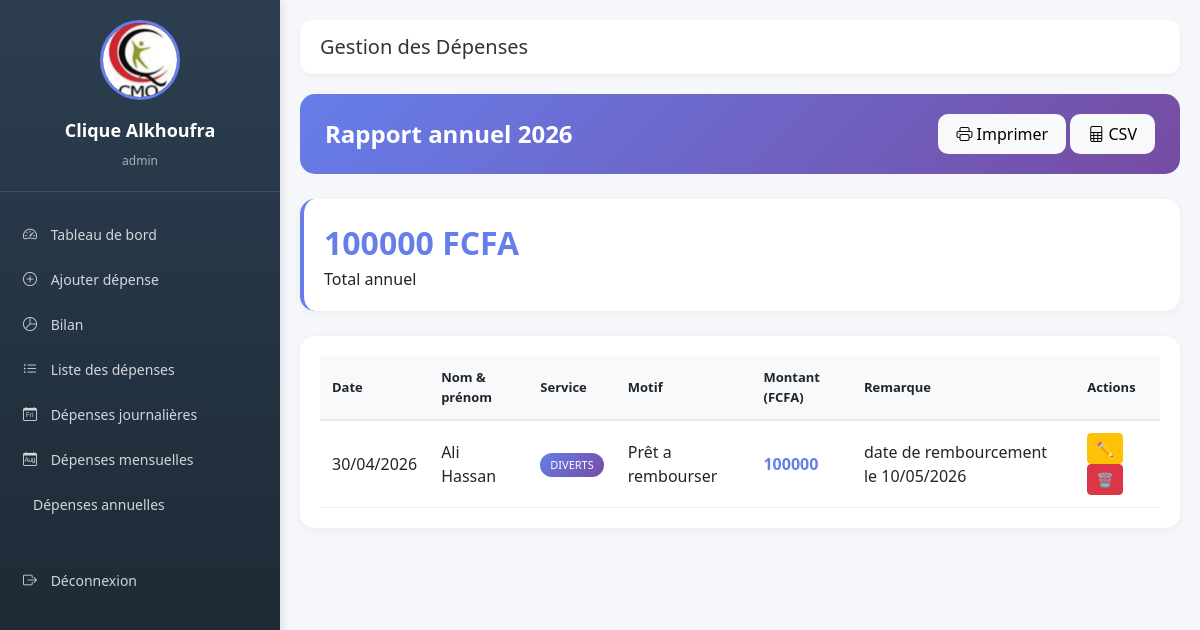
The page /annuel/ (signed in) on the database as committed earlier.
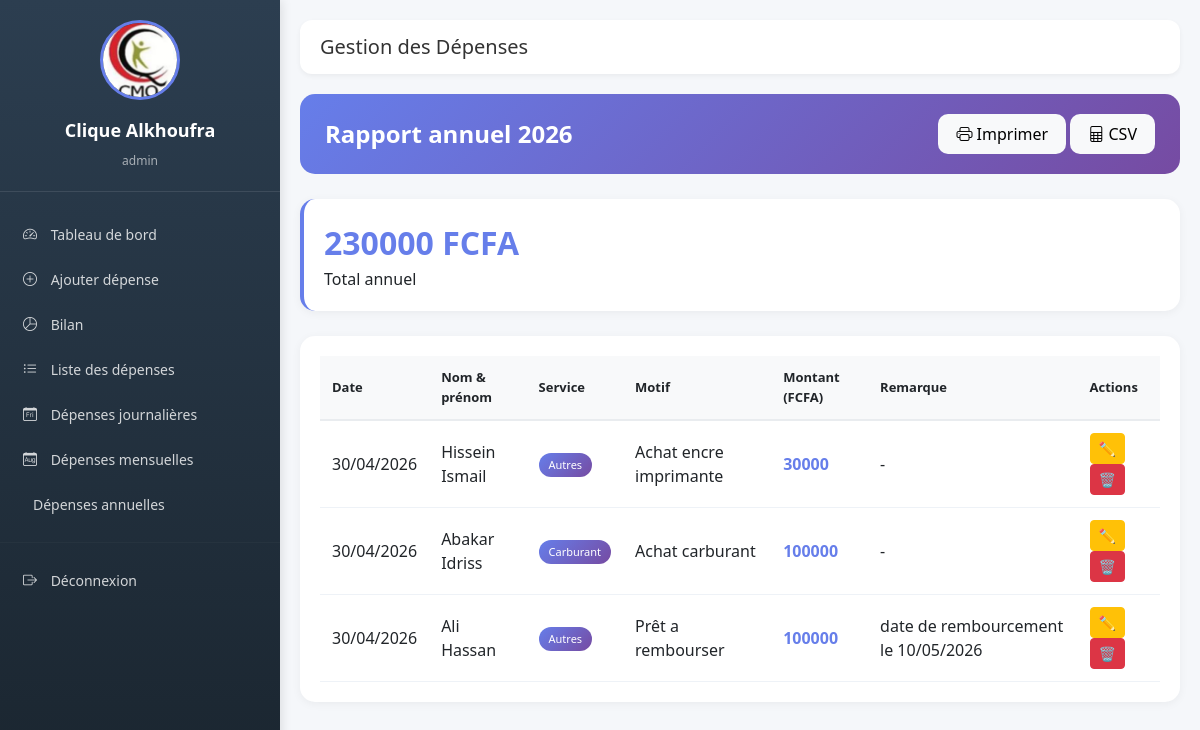
The same page on the database as committed later.
### depenses/models.py (models this page shows, shortened)
class Depense(models.Model):
    SERVICES = [
        ('SERVICE_CLINIQUE', 'Service Clinique'),
        ('LABORATOIRE', 'Laboratoire'),
        ('CHIRURGIE_INFIRMERIE', 'Chirurgie et Infirmerie'),
        ('CARBURANT', 'Carburant'),
        ('MAINTENANCE', 'Maintenance'),
        ('LOCATION', 'Location'),
        ('CAMPUS_MEDECIN', 'Campus Médecin'),
        ('TAXES', 'Taxes'),
        ('SALAIRE', 'Salaire'),
        ('RECEPTION', 'Réception'),
        ('HYGIENE', 'Hygiène'),
        ('AUTRES', 'Autres'),
    ]
    date = models.DateField(default=timezone.now)
    nom_prenom = models.CharField(max_length=200, verbose_name="Nom et prénom")
    service = models.CharField(max_length=50, choices=SERVICES, default='AUTRES')
    motif_depense = models.TextField(verbose_name="Motif de la dépense")
    montant = models.DecimalField(max_digits=10, decimal_places=2)
    remarque = models.TextField(blank=True, null=True)
    nom_utilisateur = models.ForeignKey(User, on_delete=models.CASCADE)
    created_at = models.DateTimeField(auto_now_add=True)
    updated_at = models.DateTimeField(auto_now=True)
    justificatif = models.FileField(
        upload_to=upload_justificatif_path,
        verbose_name="Justificatif (facture, reçu)",
        blank=True,
        null=True,
        help_text="Formats acceptés: PDF, JPG, PNG, JPEG (max 5MB)"
    )
    justificatif_nom = models.CharField(max_length=255, blank=True, null=True)
    class Meta:
        ordering = ['-date']
        verbose_name = "Dépense"
        verbose_name_plural = "Dépenses"

### depenses/views.py (the view)
# urls.py: path('annuel/', views.depenses_annuelles, name='depenses_annuelles'),
@login_required
def depenses_annuelles(request):
    today = timezone.now()
    depenses = Depense.objects.filter(
        nom_utilisateur=request.user,
        date__year=today.year
    ).order_by('-date', '-id')
    total = depenses.aggregate(Sum('montant'))['montant__sum'] or 0
    mois_fr = ['Janvier', 'Février', 'Mars', 'Avril', 'Mai', 'Juin',
               'Juillet', 'Août', 'Septembre', 'Octobre', 'Novembre', 'Décembre']
    stats_mois = {}
    for month in range(1, 13):
        total_mois = depenses.filter(date__month=month).aggregate(Sum('montant'))['montant__sum'] or 0
        stats_mois[mois_fr[month-1]] = total_mois
    context = {
        'depenses': depenses,
        'total': total,
        'periode': f"Rapport annuel {today.year}",
        'stats_mois': stats_mois,
        'annee': today.year,
    }
    return render(request, 'depenses/depenses_annuelles.html', context)

### depenses/templates/depenses/depenses_annuelles.html (shortened to what this page needs)
{% extends 'depenses/base.html' %}
{% load static %}
{% block content %}
<div class="page-container">
    <div class="page-header no-print">
        <h2> {{ periode }}</h2>
        <div class="btn-actions">
            <button onclick="window.print();" class="btn btn-light btn-custom">
                <i class="bi bi-printer"></i> Imprimer
            </button>
            <button onclick="exporterCSV()" class="btn btn-light btn-custom">
                <i class="bi bi-file-spreadsheet"></i> CSV
            </button>
        </div>
    </div>
    <div class="stats-card no-print">
        <div class="total">{{ total|floatformat:0 }} FCFA</div>
        <div class="count">Total annuel</div>
    </div>
    <div class="table-container">
        <table class="custom-table" id="annuelTable">
            <thead>
                <tr>
                    <th>Date</th>
                    <th>Nom & prénom</th>
                    <th>Service</th>
                    <th>Motif</th>
                    <th>Montant (FCFA)</th>
                    <th>Remarque</th>
                    <th class="no-print print-hide">Actions</th>
                </tr>
            </thead>
            <tbody>
                {% for depense in depenses %}
                <tr>
                    <td>{{ depense.date|date:"d/m/Y" }}</td>
                    <td>{{ depense.nom_prenom }}</td>
                    <td><span class="badge-service">{{ depense.get_service_display }}</span></td>
                    <td>{{ depense.motif_depense|truncatechars:60 }}</td>
                    <td class="amount">{{ depense.montant|floatformat:0 }}</td>
                    <td>{{ depense.remarque|default:"-"|truncatechars:40 }}</td>
                    <td class="no-print print-hide">
                        <a href="{% url 'modifier_depense' depense.pk %}" class="btn btn-sm btn-warning">✏️</a>
                        <a href="{% url 'supprimer_depense' depense.pk %}" class="btn btn-sm btn-danger">🗑️</a>
                    </td>
                </tr>
                {% empty %}
                <tr>
                    <td colspan="7" class="text-center">Aucune dépense enregistrée</td>
                </tr>
                {% endfor %}
            </tbody>
        </table>
    </div>
</div>
{% endblock %}

Rows that differ between the two databases and show on the page:
added Depense: date "30/04/2026", nom_prenom "Hissein Ismail", service "Autres", motif_depense "Achat encre imprimante", montant "30000", remarque "-"
added Depense: date "30/04/2026", nom_prenom "Abakar Idriss", service "Carburant", motif_depense "Achat carburant", montant "100000", remarque "-"
changed Depense "Ali Hassan": service "DIVERTS" → "Autres"
Other text that changed with them:
{{ total|floatformat:0 }}: "100000" → "230000"
